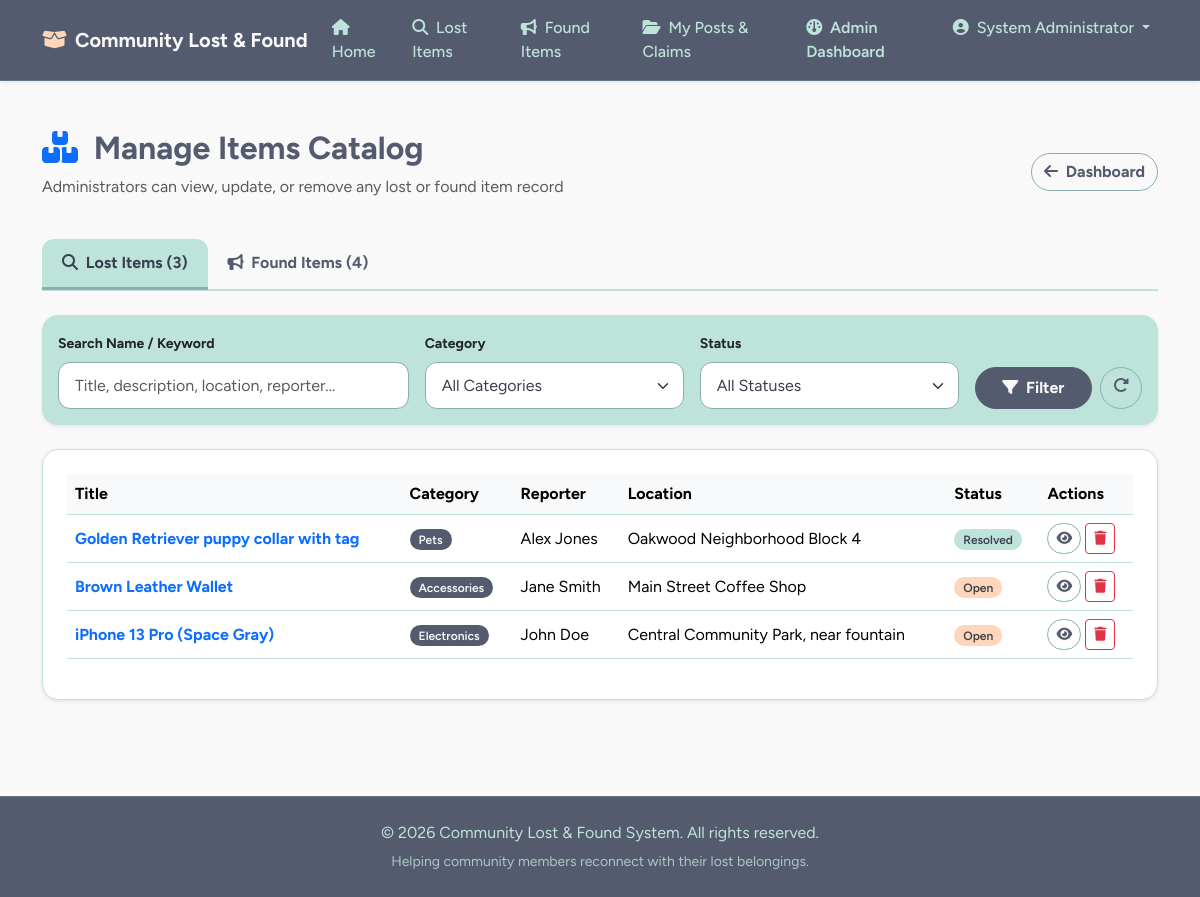
/admin/manage_items.php (signed in), run on the app's committed database.
### tables this page shows
CREATE TABLE `lost_items` (
  `id` INT AUTO_INCREMENT PRIMARY KEY,
  `user_id` INT NOT NULL,
  `title` VARCHAR(150) NOT NULL,
  `category` VARCHAR(50) NOT NULL,
  `description` TEXT NOT NULL,
  `location_lost` VARCHAR(150) NOT NULL,
  `date_lost` DATE NOT NULL,
  `image_path` VARCHAR(255) DEFAULT NULL,
  `status` ENUM('Open', 'Resolved', 'Closed') NOT NULL DEFAULT 'Open',
  `created_at` TIMESTAMP DEFAULT CURRENT_TIMESTAMP,
  CONSTRAINT `fk_lost_user` FOREIGN KEY (`user_id`) REFERENCES `users` (`id`) ON DELETE CASCADE
);

CREATE TABLE `users` (
  `id` INT AUTO_INCREMENT PRIMARY KEY,
  `username` VARCHAR(50) NOT NULL UNIQUE,
  `email` VARCHAR(100) NOT NULL UNIQUE,
  `password` VARCHAR(255) NOT NULL,
  `full_name` VARCHAR(100) NOT NULL,
  `phone` VARCHAR(20) DEFAULT NULL,
  `role` ENUM('admin', 'staff', 'member') NOT NULL DEFAULT 'member',
  `created_at` TIMESTAMP DEFAULT CURRENT_TIMESTAMP
);

### admin/manage_items.php (the view, shortened to what this page needs)
<?php
require_once '../db.php';
$type = $_GET['type'] ?? 'lost';
$search = trim($_GET['search'] ?? '');
$activeTab = $_GET['tab'] ?? ($type === 'found' ? 'found' : 'lost');
$lostSql = "SELECT l.*, u.full_name FROM lost_items l JOIN users u ON l.user_id = u.id WHERE 1=1";
$lostParams = [];
$lostSql .= " ORDER BY l.created_at DESC";
$stmtLost = $pdo->prepare($lostSql);
$stmtLost->execute($lostParams);
$lostItems = $stmtLost->fetchAll();
$foundSql = "SELECT f.*, u.full_name FROM found_items f JOIN users u ON f.user_id = u.id WHERE 1=1";
$foundParams = [];
$foundSql .= " ORDER BY f.created_at DESC";
$stmtFound = $pdo->prepare($foundSql);
$stmtFound->execute($foundParams);
$foundItems = $stmtFound->fetchAll();
include '../header.php';
?>
<div class="container my-5">
    <div class="d-flex justify-content-between align-items-center mb-4">
        <div>
            <h2 class="fw-bold"><i class="fa-solid fa-boxes-stacked text-primary me-2"></i> Manage Items Catalog</h2>
            <p class="text-muted">Administrators can view, update, or remove any lost or found item record</p>
        </div>
        <a href="dashboard.php" class="btn btn-outline-secondary fw-bold"><i class="fa-solid fa-arrow-left me-1"></i> Dashboard</a>
    </div>
    <ul class="nav nav-tabs mb-4" id="itemTab" role="tablist">
        <li class="nav-item" role="presentation">
            <button class="nav-link <?php echo $activeTab === 'lost' ? 'active' : ''; ?> fw-bold" id="lost-tab" data-bs-toggle="tab" data-bs-target="#lost-pane" type="button" role="tab" onclick="document.getElementById('tabInput').value='lost';">
                <i class="fa-solid fa-search me-1"></i> Lost Items (<?php echo count($lostItems); ?>)
            </button>
        </li>
        <li class="nav-item" role="presentation">
            <button class="nav-link <?php echo $activeTab === 'found' ? 'active' : ''; ?> fw-bold" id="found-tab" data-bs-toggle="tab" data-bs-target="#found-pane" type="button" role="tab" onclick="document.getElementById('tabInput').value='found';">
                <i class="fa-solid fa-bullhorn me-1"></i> Found Items (<?php echo count($foundItems); ?>)
            </button>
        </li>
    </ul>
    <div class="card shadow-sm mb-4 bg-light border-0">
        <div class="card-body">
            <form method="GET" action="manage_items.php" class="row g-3 align-items-end">
                <div class="col-md-4">
                    <label for="search" class="form-label fw-bold small">Search Name / Keyword</label>
                    <input type="text" class="form-control" id="search" name="search" value="<?php echo htmlspecialchars($search); ?>" placeholder="Title, description, location, reporter...">
                </div>
                <div class="col-md-3">
                    <label for="category" class="form-label fw-bold small">Category</label>
                    <select class="form-select" id="category" name="category">
                        <option value="">All Categories</option>
                    </select>
                </div>
                <div class="col-md-3">
                    <label for="status" class="form-label fw-bold small">Status</label>
                    <select class="form-select" id="status" name="status">
                        <option value="">All Statuses</option>
                    </select>
                </div>
                <div class="col-md-2 d-flex gap-2">
                    <button type="submit" class="btn btn-primary w-100 fw-bold"><i class="fa-solid fa-filter me-1"></i> Filter</button>
                    <a href="manage_items.php" class="btn btn-outline-secondary" title="Reset Filters"><i class="fa-solid fa-rotate-right"></i></a>
                </div>
            </form>
        </div>
    </div>
    <div class="tab-content" id="itemTabContent">
        <div class="tab-pane fade <?php echo $activeTab === 'lost' ? 'show active' : ''; ?>" id="lost-pane" role="tabpanel">
            <div class="card shadow-sm p-4">
                <div class="table-responsive">
                    <table class="table table-hover align-middle">
                        <thead class="table-light">
                            <tr>
                                <th>Title</th>
                                <th>Category</th>
                                <th>Reporter</th>
                                <th>Location</th>
                                <th>Status</th>
                                <th>Actions</th>
                            </tr>
                        </thead>
                        <tbody>
                            <?php if (empty($lostItems)): ?>
                                <tr>
                                    <td colspan="6" class="text-center py-4 text-muted">No lost items found matching your filters.</td>
                                </tr>
                            <?php else: ?>
                                <?php foreach ($lostItems as $item): ?>
                                    <tr>
                                        <td class="fw-bold"><a href="../lost_detail.php?id=<?php echo $item['id']; ?>" class="text-decoration-none"><?php echo htmlspecialchars($item['title']); ?></a></td>
                                        <td><span class="badge bg-danger"><?php echo htmlspecialchars($item['category']); ?></span></td>
                                        <td><?php echo htmlspecialchars($item['full_name']); ?></td>
                                        <td><?php echo htmlspecialchars($item['location_lost']); ?></td>
                                        <td><span class="badge bg-<?php echo $item['status'] === 'Open' ? 'warning text-dark' : 'secondary'; ?>"><?php echo $item['status']; ?></span></td>
                                        <td>
                                            <a href="../lost_detail.php?id=<?php echo $item['id']; ?>" class="btn btn-sm btn-outline-primary"><i class="fa-solid fa-eye"></i></a>
                                            <a href="manage_items.php?type=lost&action=delete&id=<?php echo $item['id']; ?>&tab=lost" class="btn btn-sm btn-outline-danger" onclick="return confirm('Are you sure you want to delete this lost item?');"><i class="fa-solid fa-trash"></i></a>
                                        </td>
                                    </tr>
                                <?php endforeach; ?>
                            <?php endif; ?>
                        </tbody>
                    </table>
                </div>
            </div>
        </div>
    </div>
</div>
<?php include '../footer.php'; ?>

### header.php (style rules this page uses)
:root { --blue-slate: #555b6eff; --muted-teal: #89b0aeff; --frozen-water: #bee3dbff; --bright-snow: #faf9f9ff; --peach-fuzz: #ffd6baff; --ink: #3b3f4d; }
body { background-color: var(--bright-snow); color: var(--blue-slate); font-family: 'Figtree', system-ui, -apple-system, 'Segoe UI', sans-serif; display: flex; flex-direction: column; min-height: 100vh; }
.btn-primary { background-color: var(--blue-slate); border-color: var(--blue-slate); color: var(--bright-snow); font-weight: 600; border-radius: 999px; padding: .5rem 1.25rem; transition: background-color .15s, border-color .15s; }
.btn-outline-primary { border-color: var(--muted-teal); color: var(--blue-slate); font-weight: 600; border-radius: 999px; }
.btn-outline-secondary, .btn-outline-success { border-color: var(--muted-teal); color: var(--blue-slate); font-weight: 600; border-radius: 999px; }
.card { border: 1px solid var(--frozen-water); border-radius: 16px; background-color: #ffffff; box-shadow: 0 4px 20px rgba(85, 91, 110, 0.04); transition: transform 0.2s ease, box-shadow 0.2s ease; }
.bg-light { background-color: var(--frozen-water) !important; border-radius: 16px; }
.badge { font-weight: 600; padding: .35em .75em; border-radius: 999px; }
.bg-danger { background-color: var(--blue-slate) !important; color: var(--bright-snow); }
.bg-warning { background-color: var(--peach-fuzz) !important; color: var(--ink) !important; }
.bg-secondary { background-color: var(--frozen-water) !important; color: var(--ink) !important; }
.form-control, .form-select { border-radius: 12px; border: 1px solid var(--muted-teal); padding: .65rem 1rem; background-color: #fff; color: var(--ink); }
.form-control { border-radius: 12px; }
.nav-tabs { border-bottom: 2px solid var(--frozen-water); }
.nav-tabs .nav-link { color: var(--blue-slate); border: none; font-weight: 600; border-radius: 12px 12px 0 0; padding: .75rem 1.25rem; }
.nav-tabs .nav-link.active { background-color: var(--frozen-water); color: var(--ink); border-bottom: 3px solid var(--muted-teal); }
.table { color: var(--blue-slate); }
.table-light { background-color: var(--frozen-water) !important; color: var(--ink); }
.table>:not(caption)>*>* { border-bottom-color: var(--frozen-water); }

### data on the page
lost_items: title "Golden Retriever puppy collar with tag", category "Pets", user.full_name "Alex Jones", location_lost "Oakwood Neighborhood Block 4", status "Resolved"
lost_items: title "Brown Leather Wallet", category "Accessories", user.full_name "Jane Smith", location_lost "Main Street Coffee Shop", status "Open"
lost_items: title "iPhone 13 Pro (Space Gray)", category "Electronics", user.full_name "John Doe", location_lost "Central Community Park, near fountain", status "Open"

### other printed values
$_SESSION['full_name'] "System Administrator"
count($lostItems) "3"
count($foundItems) "4"
